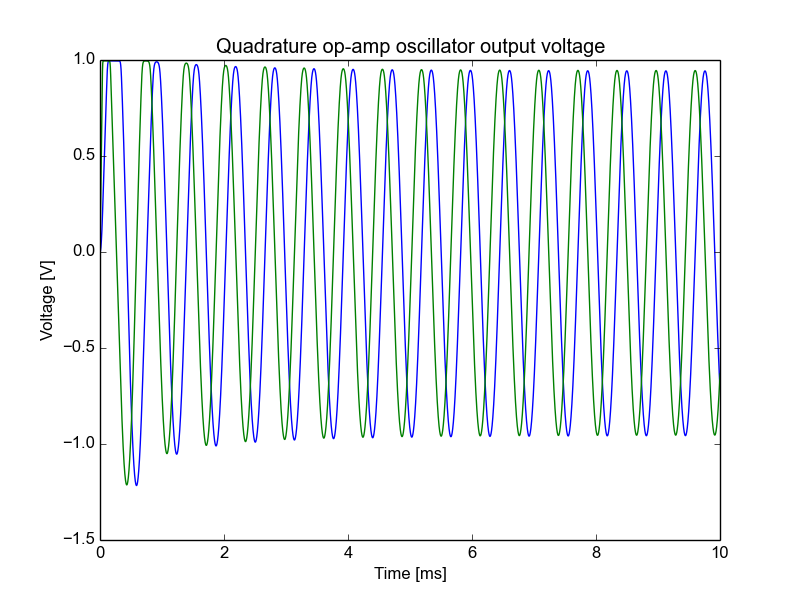

Write Python code to recreate this figure.

# Plot output voltages of an operational amplifier quadrature oscillator
import ngspyce
import numpy as np
from matplotlib import pyplot as plt

# Load netlist
ngspyce.source('quad.net')
# Simulate 10 ms
ngspyce.cmd('tran 12n 10m 1n')

# Read results
time, vsin, vcos = map(ngspyce.vector, ['time','Vsin','Vcos'])
# And plot them
plt.plot(time*1e3, vcos, label='Vcos')
plt.plot(time*1e3, vsin, label='Vsin')

plt.title('Quadrature op-amp oscillator output voltage')
plt.xlabel('Time [ms]')
plt.ylabel('Voltage [V]')
plt.savefig('quad.png')
plt.show()

